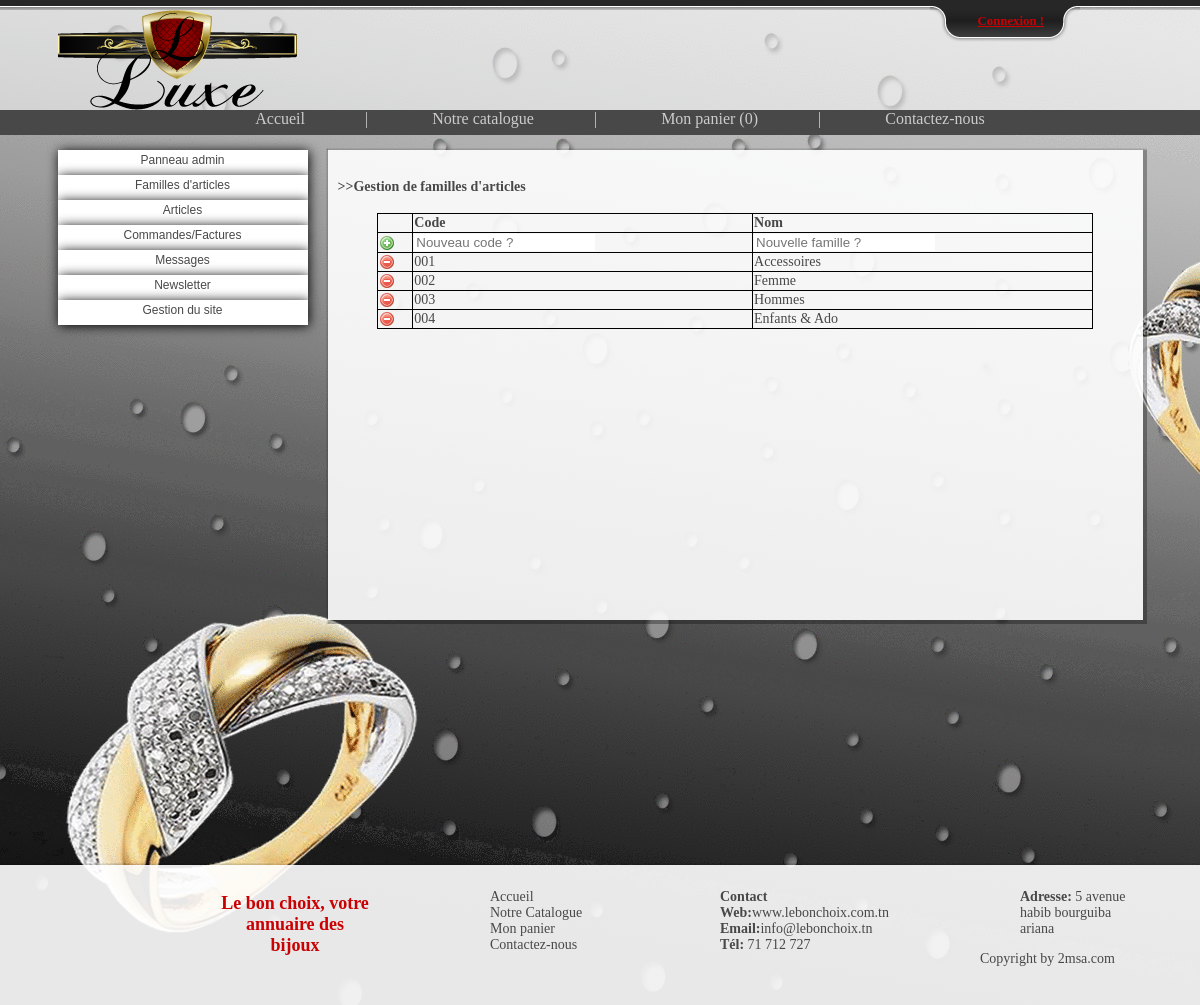
The page /root/g_famill/liste.php on the database its author committed.
### tables this page shows
CREATE TABLE IF NOT EXISTS `famill_article` (
  `code_famill_art` varchar(50) NOT NULL,
  `nom_famill_art` varchar(100) NOT NULL,
  PRIMARY KEY (`code_famill_art`)
);

### root/g_famill/liste.php (the view, shortened to what this page needs)
<!DOCTYPE html PUBLIC "-//W3C//DTD XHTML 1.0 Transitional//EN" "http://www.w3.org/TR/xhtml1/DTD/xhtml1-transitional.dtd">
<html xmlns="http://www.w3.org/1999/xhtml">
<head>
<link href="../../style/style.css" rel="stylesheet" type="text/css" />
</head>
<body>
<?php include('../../function/top_bar.php'); ?>
    <div id="head">
        <div id="head_container">
            <div id="head_logo">
                <img src="../../style/img/logo.png" alt="Le Bon Choix !"/>
            </div>
        </div>
    </div>
    <?php include('../../function/nav.php');?>
    <div id="contenant">
        <div id="side_bar">
        <?php
        include('../menuadmin.php');
        ?>
        </div>
        <div id="container">
            <div id="container_under_admin" class="g_box">
                <h4>>>Gestion de familles d'articles</h4>
<?php
$result_famille_affiche = mysql_query("SELECT * FROM famill_article;", $connection);
$nbr_ligne = mysql_num_rows($result_famille_affiche);
echo'
<table width="600px" id="ad_table" class="center">
<tr><td></td><td><b>Code</b></td><td><b>Nom</b></td></tr>
<form action="fonction_ajout.php" method="post">
<tr>
	<td><input border="0" src="../../style/img/b_add.png" type="image" Value=submit title="Ajouter"><input type="hidden"value="'.$nbr_ligne.'" name="nbr_ligne"></td>
	<td><input type="text" name="code_famill_art" required="required" class="global_input" placeholder="Nouveau code ?" style="border:none"/></td>
	<td><input type="text" name="nom_famill_art" required="required" class="global_input" placeholder="Nouvelle famille ?" style="border:none"/></td>
</tr>
</form>
';
while ($affected_rows_famille_affiche = mysql_fetch_object($result_famille_affiche) )
{
	echo'
		<tr>
			<td>
				<form action="" method="post">
				<a href="fonction_supp.php?code_famill_art='.$affected_rows_famille_affiche->code_famill_art.'"><img src="../../style/img/b_drop.png" title="Supprimer"/></a>
			</td>
			<td>'.$affected_rows_famille_affiche->code_famill_art.'</td>
			<td>'.$affected_rows_famille_affiche->nom_famill_art.'</td>
				</form>
		</tr>
		';
}
echo'</table>';
?>
            </div>
        </div>
    </div>
    <div id="footer">
        <?php include('../../function/footer.php');?>
    </div>
</body>
</html>

### style/style.css (style rules this page uses)
html, body { border: 0; margin: 0; padding: 0; }
body { background-image:url(img/bg.png); background-repeat:no-repeat; }
img { border:none; }
#head { height:100px;background-color: rgba(255, 255, 255, 0.5); }
#head_container { height:100px;width:1085px;margin:0 auto; }
#head_logo { float:left;height:100px;width:250px; }
#head_logo img { border:none; }
#contenant { height:700px;width:1085px;margin:15px auto; }
#side_bar { float:left;width:250px;height:700px; }
#container { float:right;height:700px;width:815px; }
#container_under_admin { height:450px;overflow:scroll; text-align:justify; }
.g_box { -webkit-box-shadow:0.5px 0.5px 1px 3px rgba(0, 0, 0, .3);box-shadow:0.5px 0.5px 1px 3px rgba(0, 0, 0, .3);background-color: rgba(255, 255, 255, 0.9);font-size:14px;color:#484848;padding:10px; }
.global_input { color:#ca0003; }
#footer { height:120px; }
.center { margin-left:auto;margin-right:auto; }
#ad_table { border-collapse:collapse; width:90%; }
#ad_table tr td { border:1px solid black; }

### rows shown on the page
famill_article: code_famill_art "001", nom_famill_art "Accessoires"
famill_article: code_famill_art "002", nom_famill_art "Femme"
famill_article: code_famill_art "003", nom_famill_art "Hommes"
famill_article: code_famill_art "004", nom_famill_art "Enfants & Ado"

### other values the page prints
nombre_article_dans_panier() "0"
